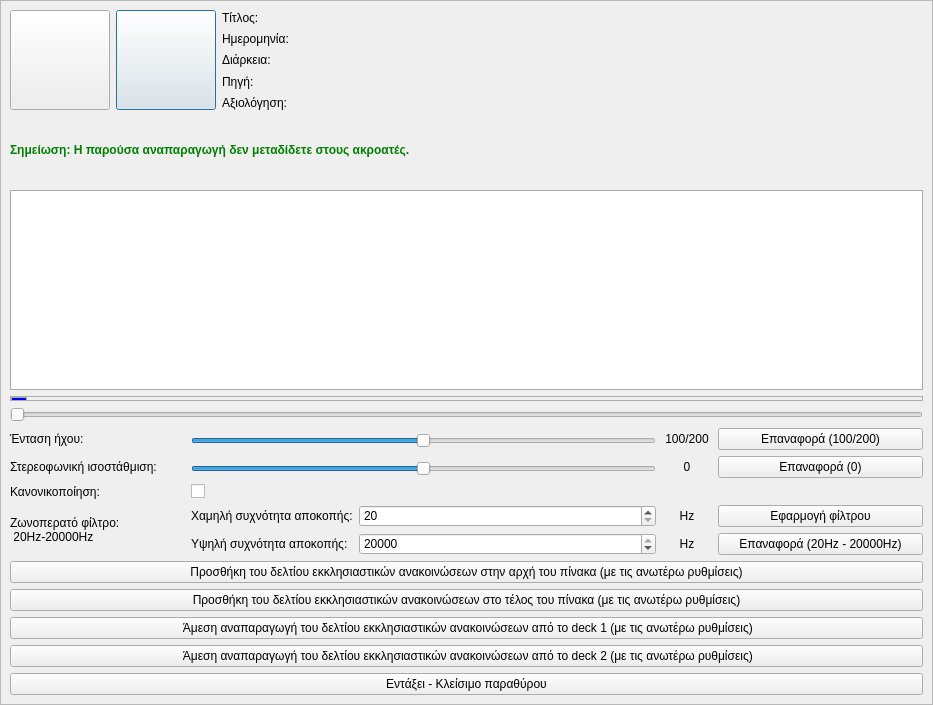
<?xml version="1.0" encoding="UTF-8"?>
<ui version="4.0">
 <class>Dialog</class>
 <widget class="QDialog" name="Dialog">
  <property name="geometry">
   <rect>
    <x>0</x>
    <y>0</y>
    <width>933</width>
    <height>705</height>
   </rect>
  </property>
  <property name="minimumSize">
   <size>
    <width>0</width>
    <height>0</height>
   </size>
  </property>
  <property name="windowTitle">
   <string>Προεπισκόπηση δελτίου εκκλησιαστικών ανακοινώσεων</string>
  </property>
  <property name="windowIcon">
   <iconset resource="../../../../icons.qrc">
    <normaloff>:/rest-windows/assets/images/rest-windows/preview-church-news.png</normaloff>:/rest-windows/assets/images/rest-windows/preview-church-news.png</iconset>
  </property>
  <layout class="QGridLayout" name="gridLayout_2">
   <property name="leftMargin">
    <number>0</number>
   </property>
   <property name="topMargin">
    <number>0</number>
   </property>
   <property name="rightMargin">
    <number>0</number>
   </property>
   <property name="bottomMargin">
    <number>0</number>
   </property>
   <item row="0" column="0">
    <widget class="QScrollArea" name="scrollArea">
     <property name="widgetResizable">
      <bool>true</bool>
     </property>
     <widget class="QWidget" name="scrollAreaWidgetContents">
      <property name="geometry">
       <rect>
        <x>0</x>
        <y>0</y>
        <width>931</width>
        <height>703</height>
       </rect>
      </property>
      <property name="sizePolicy">
       <sizepolicy hsizetype="Ignored" vsizetype="Preferred">
        <horstretch>0</horstretch>
        <verstretch>0</verstretch>
       </sizepolicy>
      </property>
      <layout class="QGridLayout" name="gridLayout_6">
       <item row="0" column="0">
        <widget class="QFrame" name="frame">
         <property name="sizePolicy">
          <sizepolicy hsizetype="Preferred" vsizetype="Fixed">
           <horstretch>0</horstretch>
           <verstretch>0</verstretch>
          </sizepolicy>
         </property>
         <property name="minimumSize">
          <size>
           <width>0</width>
           <height>0</height>
          </size>
         </property>
         <property name="styleSheet">
          <string notr="true">QFrame{
	border:none;
}</string>
         </property>
         <property name="frameShape">
          <enum>QFrame::StyledPanel</enum>
         </property>
         <property name="frameShadow">
          <enum>QFrame::Raised</enum>
         </property>
         <layout class="QGridLayout" name="gridLayout">
          <property name="leftMargin">
           <number>0</number>
          </property>
          <property name="topMargin">
           <number>0</number>
          </property>
          <property name="rightMargin">
           <number>0</number>
          </property>
          <property name="bottomMargin">
           <number>0</number>
          </property>
          <item row="2" column="5">
           <widget class="QLabel" name="current_and_total_duration">
            <property name="text">
             <string/>
            </property>
           </widget>
          </item>
          <item row="0" column="1" rowspan="5">
           <widget class="QPushButton" name="preview_stop">
            <property name="minimumSize">
             <size>
              <width>100</width>
              <height>100</height>
             </size>
            </property>
            <property name="maximumSize">
             <size>
              <width>100</width>
              <height>100</height>
             </size>
            </property>
            <property name="text">
             <string/>
            </property>
            <property name="icon">
             <iconset resource="../../../../icons.qrc">
              <normaloff>:/main-window/assets/images/main-window/stop-song.png</normaloff>:/main-window/assets/images/main-window/stop-song.png</iconset>
            </property>
            <property name="iconSize">
             <size>
              <width>50</width>
              <height>50</height>
             </size>
            </property>
           </widget>
          </item>
          <item row="4" column="5">
           <widget class="QFrame" name="rating_frame">
            <property name="styleSheet">
             <string notr="true">QFrame{border:none;}</string>
            </property>
            <property name="frameShape">
             <enum>QFrame::StyledPanel</enum>
            </property>
            <property name="frameShadow">
             <enum>QFrame::Raised</enum>
            </property>
            <layout class="QGridLayout" name="gridLayout_5">
             <property name="leftMargin">
              <number>0</number>
             </property>
             <property name="topMargin">
              <number>0</number>
             </property>
             <property name="rightMargin">
              <number>0</number>
             </property>
             <property name="bottomMargin">
              <number>0</number>
             </property>
            </layout>
           </widget>
          </item>
          <item row="3" column="2">
           <widget class="QLabel" name="label_8">
            <property name="text">
             <string>Πηγή:</string>
            </property>
           </widget>
          </item>
          <item row="1" column="5">
           <widget class="QLabel" name="date">
            <property name="text">
             <string/>
            </property>
           </widget>
          </item>
          <item row="3" column="5">
           <widget class="QLabel" name="source">
            <property name="text">
             <string/>
            </property>
           </widget>
          </item>
          <item row="1" column="2">
           <widget class="QLabel" name="label_2">
            <property name="sizePolicy">
             <sizepolicy hsizetype="Fixed" vsizetype="Preferred">
              <horstretch>0</horstretch>
              <verstretch>0</verstretch>
             </sizepolicy>
            </property>
            <property name="text">
             <string>Ημερομηνία:</string>
            </property>
           </widget>
          </item>
          <item row="0" column="5">
           <widget class="QLabel" name="title">
            <property name="text">
             <string/>
            </property>
           </widget>
          </item>
          <item row="4" column="2">
           <widget class="QLabel" name="label_9">
            <property name="text">
             <string>Αξιολόγηση:</string>
            </property>
           </widget>
          </item>
          <item row="0" column="0" rowspan="5">
           <widget class="QPushButton" name="preview_play_or_pause">
            <property name="minimumSize">
             <size>
              <width>100</width>
              <height>100</height>
             </size>
            </property>
            <property name="maximumSize">
             <size>
              <width>100</width>
              <height>100</height>
             </size>
            </property>
            <property name="text">
             <string/>
            </property>
            <property name="icon">
             <iconset resource="../../../../icons.qrc">
              <normaloff>:/main-window/assets/images/main-window/play-song.png</normaloff>:/main-window/assets/images/main-window/play-song.png</iconset>
            </property>
            <property name="iconSize">
             <size>
              <width>50</width>
              <height>50</height>
             </size>
            </property>
           </widget>
          </item>
          <item row="0" column="2">
           <widget class="QLabel" name="label">
            <property name="sizePolicy">
             <sizepolicy hsizetype="Fixed" vsizetype="Preferred">
              <horstretch>0</horstretch>
              <verstretch>0</verstretch>
             </sizepolicy>
            </property>
            <property name="text">
             <string>Τίτλος:</string>
            </property>
           </widget>
          </item>
          <item row="2" column="2">
           <widget class="QLabel" name="label_3">
            <property name="sizePolicy">
             <sizepolicy hsizetype="Fixed" vsizetype="Preferred">
              <horstretch>0</horstretch>
              <verstretch>0</verstretch>
             </sizepolicy>
            </property>
            <property name="text">
             <string>Διάρκεια:</string>
            </property>
           </widget>
          </item>
         </layout>
        </widget>
       </item>
       <item row="1" column="0">
        <widget class="QLabel" name="label_14">
         <property name="styleSheet">
          <string notr="true">QLabel{
	font-weight:bold;
	color:green;
}</string>
         </property>
         <property name="text">
          <string>Σημείωση: Η παρούσα αναπαραγωγή δεν μεταδίδετε στους ακροατές.</string>
         </property>
        </widget>
       </item>
       <item row="2" column="0">
        <widget class="QFrame" name="graph_frame">
         <property name="minimumSize">
          <size>
           <width>0</width>
           <height>200</height>
          </size>
         </property>
         <property name="maximumSize">
          <size>
           <width>16777215</width>
           <height>200</height>
          </size>
         </property>
         <property name="styleSheet">
          <string notr="true">QFrame{border:1px solid #ABABAB;background:white;}</string>
         </property>
         <property name="frameShape">
          <enum>QFrame::StyledPanel</enum>
         </property>
         <property name="frameShadow">
          <enum>QFrame::Raised</enum>
         </property>
        </widget>
       </item>
       <item row="3" column="0">
        <widget class="QFrame" name="timeline_container_frame">
         <property name="minimumSize">
          <size>
           <width>0</width>
           <height>5</height>
          </size>
         </property>
         <property name="maximumSize">
          <size>
           <width>16777215</width>
           <height>5</height>
          </size>
         </property>
         <property name="styleSheet">
          <string notr="true">QFrame{border:1px solid #ABABAB;}</string>
         </property>
         <property name="frameShape">
          <enum>QFrame::StyledPanel</enum>
         </property>
         <property name="frameShadow">
          <enum>QFrame::Raised</enum>
         </property>
         <widget class="QFrame" name="timeline_pick_frame">
          <property name="geometry">
           <rect>
            <x>1</x>
            <y>1</y>
            <width>16</width>
            <height>4</height>
           </rect>
          </property>
          <property name="sizePolicy">
           <sizepolicy hsizetype="Fixed" vsizetype="Expanding">
            <horstretch>0</horstretch>
            <verstretch>0</verstretch>
           </sizepolicy>
          </property>
          <property name="minimumSize">
           <size>
            <width>0</width>
            <height>4</height>
           </size>
          </property>
          <property name="maximumSize">
           <size>
            <width>16777215</width>
            <height>4</height>
           </size>
          </property>
          <property name="styleSheet">
           <string notr="true">QFrame{
	background-color:blue;
}</string>
          </property>
          <property name="frameShape">
           <enum>QFrame::StyledPanel</enum>
          </property>
          <property name="frameShadow">
           <enum>QFrame::Raised</enum>
          </property>
         </widget>
        </widget>
       </item>
       <item row="4" column="0">
        <widget class="QSlider" name="timeline_slider">
         <property name="orientation">
          <enum>Qt::Horizontal</enum>
         </property>
        </widget>
       </item>
       <item row="5" column="0">
        <widget class="QFrame" name="frame_2">
         <property name="minimumSize">
          <size>
           <width>0</width>
           <height>0</height>
          </size>
         </property>
         <property name="styleSheet">
          <string notr="true">QFrame{border:none;}</string>
         </property>
         <property name="frameShape">
          <enum>QFrame::StyledPanel</enum>
         </property>
         <property name="frameShadow">
          <enum>QFrame::Raised</enum>
         </property>
         <layout class="QGridLayout" name="gridLayout_3">
          <property name="leftMargin">
           <number>0</number>
          </property>
          <property name="topMargin">
           <number>0</number>
          </property>
          <property name="rightMargin">
           <number>0</number>
          </property>
          <property name="bottomMargin">
           <number>0</number>
          </property>
          <item row="0" column="0">
           <widget class="QFrame" name="frame_3">
            <property name="sizePolicy">
             <sizepolicy hsizetype="Preferred" vsizetype="Fixed">
              <horstretch>0</horstretch>
              <verstretch>0</verstretch>
             </sizepolicy>
            </property>
            <property name="styleSheet">
             <string notr="true">QFrame{
	border:none;
}</string>
            </property>
            <property name="frameShape">
             <enum>QFrame::StyledPanel</enum>
            </property>
            <property name="frameShadow">
             <enum>QFrame::Raised</enum>
            </property>
            <layout class="QHBoxLayout" name="horizontalLayout">
             <property name="leftMargin">
              <number>0</number>
             </property>
             <property name="topMargin">
              <number>0</number>
             </property>
             <property name="rightMargin">
              <number>0</number>
             </property>
             <property name="bottomMargin">
              <number>0</number>
             </property>
             <item>
              <widget class="QLabel" name="label_4">
               <property name="minimumSize">
                <size>
                 <width>175</width>
                 <height>0</height>
                </size>
               </property>
               <property name="maximumSize">
                <size>
                 <width>175</width>
                 <height>16777215</height>
                </size>
               </property>
               <property name="styleSheet">
                <string notr="true">QLabel{border:none;}</string>
               </property>
               <property name="text">
                <string>Ένταση ήχου:</string>
               </property>
              </widget>
             </item>
             <item>
              <widget class="QFrame" name="frame_9">
               <property name="sizePolicy">
                <sizepolicy hsizetype="Expanding" vsizetype="Preferred">
                 <horstretch>0</horstretch>
                 <verstretch>0</verstretch>
                </sizepolicy>
               </property>
               <property name="frameShape">
                <enum>QFrame::StyledPanel</enum>
               </property>
               <property name="frameShadow">
                <enum>QFrame::Raised</enum>
               </property>
               <layout class="QVBoxLayout" name="verticalLayout">
                <property name="spacing">
                 <number>0</number>
                </property>
                <property name="leftMargin">
                 <number>0</number>
                </property>
                <property name="topMargin">
                 <number>0</number>
                </property>
                <property name="rightMargin">
                 <number>0</number>
                </property>
                <property name="bottomMargin">
                 <number>0</number>
                </property>
                <item>
                 <spacer name="verticalSpacer">
                  <property name="orientation">
                   <enum>Qt::Vertical</enum>
                  </property>
                  <property name="sizeHint" stdset="0">
                   <size>
                    <width>20</width>
                    <height>5</height>
                   </size>
                  </property>
                 </spacer>
                </item>
                <item>
                 <widget class="QSlider" name="volume_slider">
                  <property name="maximum">
                   <number>200</number>
                  </property>
                  <property name="value">
                   <number>100</number>
                  </property>
                  <property name="orientation">
                   <enum>Qt::Horizontal</enum>
                  </property>
                 </widget>
                </item>
                <item>
                 <spacer name="verticalSpacer_2">
                  <property name="orientation">
                   <enum>Qt::Vertical</enum>
                  </property>
                  <property name="sizeHint" stdset="0">
                   <size>
                    <width>20</width>
                    <height>1</height>
                   </size>
                  </property>
                 </spacer>
                </item>
               </layout>
              </widget>
             </item>
             <item>
              <widget class="QLabel" name="volume_label">
               <property name="minimumSize">
                <size>
                 <width>50</width>
                 <height>0</height>
                </size>
               </property>
               <property name="maximumSize">
                <size>
                 <width>50</width>
                 <height>16777215</height>
                </size>
               </property>
               <property name="text">
                <string>100/200</string>
               </property>
               <property name="alignment">
                <set>Qt::AlignCenter</set>
               </property>
              </widget>
             </item>
             <item>
              <widget class="QPushButton" name="reset_volume">
               <property name="sizePolicy">
                <sizepolicy hsizetype="Minimum" vsizetype="Maximum">
                 <horstretch>0</horstretch>
                 <verstretch>0</verstretch>
                </sizepolicy>
               </property>
               <property name="minimumSize">
                <size>
                 <width>205</width>
                 <height>0</height>
                </size>
               </property>
               <property name="maximumSize">
                <size>
                 <width>205</width>
                 <height>16777215</height>
                </size>
               </property>
               <property name="text">
                <string>Επαναφορά (100/200)</string>
               </property>
              </widget>
             </item>
            </layout>
           </widget>
          </item>
          <item row="1" column="0">
           <widget class="QFrame" name="frame_4">
            <property name="sizePolicy">
             <sizepolicy hsizetype="Preferred" vsizetype="Fixed">
              <horstretch>0</horstretch>
              <verstretch>0</verstretch>
             </sizepolicy>
            </property>
            <property name="styleSheet">
             <string notr="true">QFrame{
	border:none;
}</string>
            </property>
            <property name="frameShape">
             <enum>QFrame::StyledPanel</enum>
            </property>
            <property name="frameShadow">
             <enum>QFrame::Raised</enum>
            </property>
            <layout class="QHBoxLayout" name="horizontalLayout_2">
             <property name="leftMargin">
              <number>0</number>
             </property>
             <property name="topMargin">
              <number>0</number>
             </property>
             <property name="rightMargin">
              <number>0</number>
             </property>
             <property name="bottomMargin">
              <number>0</number>
             </property>
             <item>
              <widget class="QLabel" name="label_5">
               <property name="minimumSize">
                <size>
                 <width>175</width>
                 <height>0</height>
                </size>
               </property>
               <property name="maximumSize">
                <size>
                 <width>175</width>
                 <height>16777215</height>
                </size>
               </property>
               <property name="styleSheet">
                <string notr="true">QLabel{border:none;}</string>
               </property>
               <property name="text">
                <string>Στερεοφωνική ισοστάθμιση:</string>
               </property>
              </widget>
             </item>
             <item>
              <widget class="QFrame" name="frame_12">
               <property name="sizePolicy">
                <sizepolicy hsizetype="Expanding" vsizetype="Preferred">
                 <horstretch>0</horstretch>
                 <verstretch>0</verstretch>
                </sizepolicy>
               </property>
               <property name="frameShape">
                <enum>QFrame::StyledPanel</enum>
               </property>
               <property name="frameShadow">
                <enum>QFrame::Raised</enum>
               </property>
               <layout class="QVBoxLayout" name="verticalLayout_2">
                <property name="spacing">
                 <number>0</number>
                </property>
                <property name="leftMargin">
                 <number>0</number>
                </property>
                <property name="topMargin">
                 <number>0</number>
                </property>
                <property name="rightMargin">
                 <number>0</number>
                </property>
                <property name="bottomMargin">
                 <number>0</number>
                </property>
                <item>
                 <spacer name="verticalSpacer_3">
                  <property name="orientation">
                   <enum>Qt::Vertical</enum>
                  </property>
                  <property name="sizeHint" stdset="0">
                   <size>
                    <width>20</width>
                    <height>5</height>
                   </size>
                  </property>
                 </spacer>
                </item>
                <item>
                 <widget class="QSlider" name="pan_slider">
                  <property name="minimum">
                   <number>-100</number>
                  </property>
                  <property name="maximum">
                   <number>100</number>
                  </property>
                  <property name="value">
                   <number>0</number>
                  </property>
                  <property name="orientation">
                   <enum>Qt::Horizontal</enum>
                  </property>
                 </widget>
                </item>
                <item>
                 <spacer name="verticalSpacer_4">
                  <property name="orientation">
                   <enum>Qt::Vertical</enum>
                  </property>
                  <property name="sizeHint" stdset="0">
                   <size>
                    <width>20</width>
                    <height>1</height>
                   </size>
                  </property>
                 </spacer>
                </item>
               </layout>
              </widget>
             </item>
             <item>
              <widget class="QLabel" name="pan_label">
               <property name="minimumSize">
                <size>
                 <width>50</width>
                 <height>0</height>
                </size>
               </property>
               <property name="maximumSize">
                <size>
                 <width>50</width>
                 <height>16777215</height>
                </size>
               </property>
               <property name="text">
                <string>0</string>
               </property>
               <property name="alignment">
                <set>Qt::AlignCenter</set>
               </property>
              </widget>
             </item>
             <item>
              <widget class="QPushButton" name="reset_pan">
               <property name="sizePolicy">
                <sizepolicy hsizetype="Minimum" vsizetype="Maximum">
                 <horstretch>0</horstretch>
                 <verstretch>0</verstretch>
                </sizepolicy>
               </property>
               <property name="minimumSize">
                <size>
                 <width>205</width>
                 <height>0</height>
                </size>
               </property>
               <property name="maximumSize">
                <size>
                 <width>205</width>
                 <height>16777215</height>
                </size>
               </property>
               <property name="text">
                <string>Επαναφορά (0)</string>
               </property>
              </widget>
             </item>
            </layout>
           </widget>
          </item>
          <item row="3" column="0">
           <widget class="QFrame" name="frame_6">
            <property name="sizePolicy">
             <sizepolicy hsizetype="Preferred" vsizetype="Fixed">
              <horstretch>0</horstretch>
              <verstretch>0</verstretch>
             </sizepolicy>
            </property>
            <property name="styleSheet">
             <string notr="true">QFrame{
	border:none;
}</string>
            </property>
            <property name="frameShape">
             <enum>QFrame::StyledPanel</enum>
            </property>
            <property name="frameShadow">
             <enum>QFrame::Raised</enum>
            </property>
            <layout class="QHBoxLayout" name="horizontalLayout_4">
             <property name="leftMargin">
              <number>0</number>
             </property>
             <property name="topMargin">
              <number>0</number>
             </property>
             <property name="rightMargin">
              <number>0</number>
             </property>
             <property name="bottomMargin">
              <number>0</number>
             </property>
             <item>
              <widget class="QLabel" name="label_7">
               <property name="minimumSize">
                <size>
                 <width>175</width>
                 <height>0</height>
                </size>
               </property>
               <property name="maximumSize">
                <size>
                 <width>175</width>
                 <height>16777215</height>
                </size>
               </property>
               <property name="styleSheet">
                <string notr="true">QLabel{border:none;}</string>
               </property>
               <property name="text">
                <string>Ζωνοπερατό φίλτρο:
 20Hz-20000Hz</string>
               </property>
              </widget>
             </item>
             <item>
              <widget class="QFrame" name="frame_13">
               <property name="frameShape">
                <enum>QFrame::StyledPanel</enum>
               </property>
               <property name="frameShadow">
                <enum>QFrame::Raised</enum>
               </property>
               <layout class="QGridLayout" name="gridLayout_4">
                <property name="leftMargin">
                 <number>0</number>
                </property>
                <property name="topMargin">
                 <number>0</number>
                </property>
                <property name="rightMargin">
                 <number>0</number>
                </property>
                <property name="bottomMargin">
                 <number>0</number>
                </property>
                <item row="1" column="2">
                 <widget class="QLabel" name="label_13">
                  <property name="minimumSize">
                   <size>
                    <width>50</width>
                    <height>0</height>
                   </size>
                  </property>
                  <property name="maximumSize">
                   <size>
                    <width>50</width>
                    <height>16777215</height>
                   </size>
                  </property>
                  <property name="text">
                   <string>Hz</string>
                  </property>
                  <property name="alignment">
                   <set>Qt::AlignCenter</set>
                  </property>
                 </widget>
                </item>
                <item row="1" column="3">
                 <widget class="QPushButton" name="reset_filter">
                  <property name="sizePolicy">
                   <sizepolicy hsizetype="Minimum" vsizetype="Maximum">
                    <horstretch>0</horstretch>
                    <verstretch>0</verstretch>
                   </sizepolicy>
                  </property>
                  <property name="minimumSize">
                   <size>
                    <width>205</width>
                    <height>0</height>
                   </size>
                  </property>
                  <property name="maximumSize">
                   <size>
                    <width>205</width>
                    <height>16777215</height>
                   </size>
                  </property>
                  <property name="text">
                   <string>Επαναφορά (20Hz - 20000Hz)</string>
                  </property>
                  <property name="icon">
                   <iconset resource="../../../../icons.qrc">
                    <normaloff>:/main-window/assets/images/main-window/default-filter.png</normaloff>:/main-window/assets/images/main-window/default-filter.png</iconset>
                  </property>
                 </widget>
                </item>
                <item row="1" column="0">
                 <widget class="QLabel" name="label_11">
                  <property name="sizePolicy">
                   <sizepolicy hsizetype="Fixed" vsizetype="Preferred">
                    <horstretch>0</horstretch>
                    <verstretch>0</verstretch>
                   </sizepolicy>
                  </property>
                  <property name="text">
                   <string>Υψηλή συχνότητα αποκοπής:</string>
                  </property>
                 </widget>
                </item>
                <item row="0" column="2">
                 <widget class="QLabel" name="label_12">
                  <property name="minimumSize">
                   <size>
                    <width>50</width>
                    <height>0</height>
                   </size>
                  </property>
                  <property name="maximumSize">
                   <size>
                    <width>50</width>
                    <height>16777215</height>
                   </size>
                  </property>
                  <property name="text">
                   <string>Hz</string>
                  </property>
                  <property name="alignment">
                   <set>Qt::AlignCenter</set>
                  </property>
                 </widget>
                </item>
                <item row="0" column="3">
                 <widget class="QPushButton" name="apply_filter">
                  <property name="sizePolicy">
                   <sizepolicy hsizetype="Minimum" vsizetype="Maximum">
                    <horstretch>0</horstretch>
                    <verstretch>0</verstretch>
                   </sizepolicy>
                  </property>
                  <property name="minimumSize">
                   <size>
                    <width>205</width>
                    <height>0</height>
                   </size>
                  </property>
                  <property name="maximumSize">
                   <size>
                    <width>205</width>
                    <height>16777215</height>
                   </size>
                  </property>
                  <property name="text">
                   <string>Εφαρμογή φίλτρου</string>
                  </property>
                  <property name="icon">
                   <iconset resource="../../../../icons.qrc">
                    <normaloff>:/main-window/assets/images/main-window/apply-filter.png</normaloff>:/main-window/assets/images/main-window/apply-filter.png</iconset>
                  </property>
                 </widget>
                </item>
                <item row="0" column="0">
                 <widget class="QLabel" name="label_10">
                  <property name="sizePolicy">
                   <sizepolicy hsizetype="Fixed" vsizetype="Preferred">
                    <horstretch>0</horstretch>
                    <verstretch>0</verstretch>
                   </sizepolicy>
                  </property>
                  <property name="text">
                   <string>Χαμηλή συχνότητα αποκοπής:</string>
                  </property>
                 </widget>
                </item>
                <item row="0" column="1">
                 <widget class="QSpinBox" name="low_frequency">
                  <property name="minimum">
                   <number>20</number>
                  </property>
                  <property name="maximum">
                   <number>20000</number>
                  </property>
                  <property name="singleStep">
                   <number>100</number>
                  </property>
                 </widget>
                </item>
                <item row="1" column="1">
                 <widget class="QSpinBox" name="high_frequency">
                  <property name="minimum">
                   <number>20</number>
                  </property>
                  <property name="maximum">
                   <number>20000</number>
                  </property>
                  <property name="singleStep">
                   <number>100</number>
                  </property>
                  <property name="value">
                   <number>20000</number>
                  </property>
                 </widget>
                </item>
               </layout>
              </widget>
             </item>
            </layout>
           </widget>
          </item>
          <item row="2" column="0">
           <widget class="QFrame" name="frame_5">
            <property name="sizePolicy">
             <sizepolicy hsizetype="Preferred" vsizetype="Fixed">
              <horstretch>0</horstretch>
              <verstretch>0</verstretch>
             </sizepolicy>
            </property>
            <property name="styleSheet">
             <string notr="true">QFrame{
	border:none;
}</string>
            </property>
            <property name="frameShape">
             <enum>QFrame::StyledPanel</enum>
            </property>
            <property name="frameShadow">
             <enum>QFrame::Raised</enum>
            </property>
            <layout class="QHBoxLayout" name="horizontalLayout_3">
             <property name="leftMargin">
              <number>0</number>
             </property>
             <property name="topMargin">
              <number>0</number>
             </property>
             <property name="rightMargin">
              <number>0</number>
             </property>
             <property name="bottomMargin">
              <number>0</number>
             </property>
             <item>
              <widget class="QLabel" name="label_6">
               <property name="minimumSize">
                <size>
                 <width>175</width>
                 <height>0</height>
                </size>
               </property>
               <property name="maximumSize">
                <size>
                 <width>175</width>
                 <height>16777215</height>
                </size>
               </property>
               <property name="styleSheet">
                <string notr="true">QLabel{border:none;}</string>
               </property>
               <property name="text">
                <string>Κανονικοποίηση:</string>
               </property>
              </widget>
             </item>
             <item>
              <widget class="QCheckBox" name="is_normalized">
               <property name="text">
                <string/>
               </property>
              </widget>
             </item>
            </layout>
           </widget>
          </item>
         </layout>
        </widget>
       </item>
       <item row="6" column="0">
        <widget class="QPushButton" name="add_to_player_list_top">
         <property name="sizePolicy">
          <sizepolicy hsizetype="Minimum" vsizetype="Maximum">
           <horstretch>0</horstretch>
           <verstretch>0</verstretch>
          </sizepolicy>
         </property>
         <property name="text">
          <string>Προσθήκη του δελτίου εκκλησιαστικών ανακοινώσεων στην αρχή του πίνακα (με τις ανωτέρω ρυθμίσεις)</string>
         </property>
         <property name="icon">
          <iconset resource="../../../../icons.qrc">
           <normaloff>:/rest-windows/assets/images/rest-windows/add-to-playlist-start.png</normaloff>:/rest-windows/assets/images/rest-windows/add-to-playlist-start.png</iconset>
         </property>
        </widget>
       </item>
       <item row="7" column="0">
        <widget class="QPushButton" name="add_to_player_list_bottom">
         <property name="sizePolicy">
          <sizepolicy hsizetype="Minimum" vsizetype="Maximum">
           <horstretch>0</horstretch>
           <verstretch>0</verstretch>
          </sizepolicy>
         </property>
         <property name="text">
          <string>Προσθήκη του δελτίου εκκλησιαστικών ανακοινώσεων στο τέλος του πίνακα (με τις ανωτέρω ρυθμίσεις)</string>
         </property>
         <property name="icon">
          <iconset resource="../../../../icons.qrc">
           <normaloff>:/rest-windows/assets/images/rest-windows/add-to-playlist-end.png</normaloff>:/rest-windows/assets/images/rest-windows/add-to-playlist-end.png</iconset>
         </property>
        </widget>
       </item>
       <item row="8" column="0">
        <widget class="QPushButton" name="play_in_deck_1">
         <property name="sizePolicy">
          <sizepolicy hsizetype="Minimum" vsizetype="Maximum">
           <horstretch>0</horstretch>
           <verstretch>0</verstretch>
          </sizepolicy>
         </property>
         <property name="text">
          <string> Άμεση αναπαραγωγή του δελτίου εκκλησιαστικών ανακοινώσεων από το deck 1 (με τις ανωτέρω ρυθμίσεις)</string>
         </property>
         <property name="icon">
          <iconset resource="../../../../icons.qrc">
           <normaloff>:/rest-windows/assets/images/rest-windows/play-now.png</normaloff>:/rest-windows/assets/images/rest-windows/play-now.png</iconset>
         </property>
        </widget>
       </item>
       <item row="9" column="0">
        <widget class="QPushButton" name="play_in_deck_2">
         <property name="sizePolicy">
          <sizepolicy hsizetype="Minimum" vsizetype="Maximum">
           <horstretch>0</horstretch>
           <verstretch>0</verstretch>
          </sizepolicy>
         </property>
         <property name="text">
          <string> Άμεση αναπαραγωγή του δελτίου εκκλησιαστικών ανακοινώσεων από το deck 2 (με τις ανωτέρω ρυθμίσεις)</string>
         </property>
         <property name="icon">
          <iconset resource="../../../../icons.qrc">
           <normaloff>:/rest-windows/assets/images/rest-windows/play-now.png</normaloff>:/rest-windows/assets/images/rest-windows/play-now.png</iconset>
         </property>
        </widget>
       </item>
       <item row="10" column="0">
        <widget class="QPushButton" name="ok">
         <property name="sizePolicy">
          <sizepolicy hsizetype="Minimum" vsizetype="Maximum">
           <horstretch>0</horstretch>
           <verstretch>0</verstretch>
          </sizepolicy>
         </property>
         <property name="text">
          <string>Εντάξει - Κλείσιμο παραθύρου</string>
         </property>
         <property name="icon">
          <iconset resource="../../../../icons.qrc">
           <normaloff>:/rest-windows/assets/images/rest-windows/ok.png</normaloff>:/rest-windows/assets/images/rest-windows/ok.png</iconset>
         </property>
        </widget>
       </item>
      </layout>
     </widget>
    </widget>
   </item>
  </layout>
 </widget>
 <tabstops>
  <tabstop>scrollArea</tabstop>
  <tabstop>preview_play_or_pause</tabstop>
  <tabstop>preview_stop</tabstop>
  <tabstop>timeline_slider</tabstop>
  <tabstop>volume_slider</tabstop>
  <tabstop>reset_volume</tabstop>
  <tabstop>pan_slider</tabstop>
  <tabstop>reset_pan</tabstop>
  <tabstop>is_normalized</tabstop>
  <tabstop>low_frequency</tabstop>
  <tabstop>high_frequency</tabstop>
  <tabstop>apply_filter</tabstop>
  <tabstop>reset_filter</tabstop>
  <tabstop>add_to_player_list_top</tabstop>
  <tabstop>add_to_player_list_bottom</tabstop>
  <tabstop>play_in_deck_1</tabstop>
  <tabstop>play_in_deck_2</tabstop>
  <tabstop>ok</tabstop>
 </tabstops>
 <resources>
  <include location="../../../../icons.qrc"/>
 </resources>
 <connections/>
</ui>
